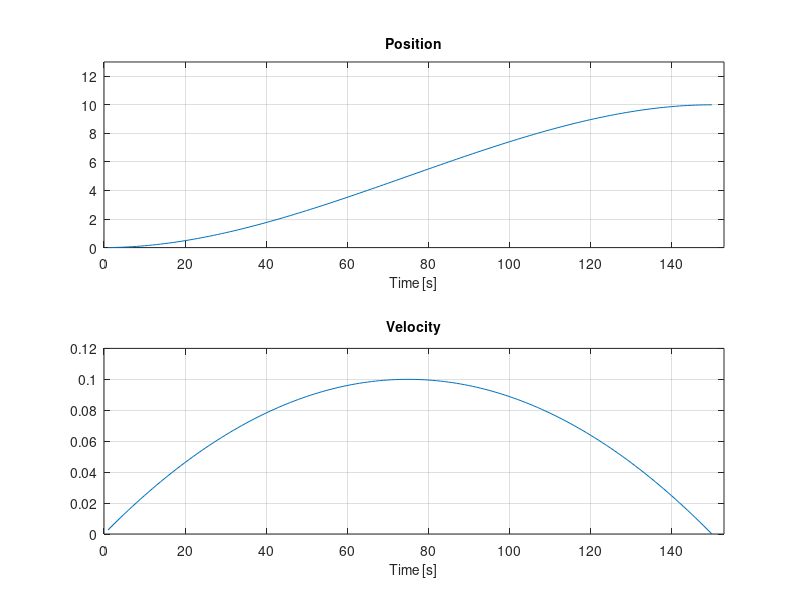

MATLAB code for this plot:
tf=150 % Number of Path points
A=[tf^2 tf^3; 2*tf 3*tf^2]%Matrix A
%% For "th1" 
xd=10 % Desired final position in th1 
xpd=0 % Desired final velocity in th1
a0=0  % Initial condition in th1 position
a1=0  % Initial condition in th1 velocity
B=[10;0]
coef=(inv(A))*B
a2=coef(1)
a3=coef(2)
rev=A*coef

for n=1:1:tf
    %%  Calculation of all path points
    px(n)=a0+a1*n+a2*n^2+a3*n^3; % Position in th1
    vx(n)=a1+2*a2*n+3*a3*n^2; % Velocity in th1
    t(n)=n;
    
end

figure('Name','Trajectories in th1','NumberTitle','off')
subplot(2,1,1)
plot(t,px)
axis([0 tf+3 0 xd+3]) 
xlabel('Time [s]','FontSize',10)
ylabel('')
title('Position','FontSize',10)
grid on
%%%%%%%%%%%%%%%%%%%%%%%%%%%%
subplot(2,1,2)
plot(t,vx)
axis([0 tf+3 0 0.12]) 
xlabel('Time [s]','FontSize',10)
ylabel('')
title('Velocity','FontSize',10)
grid on
